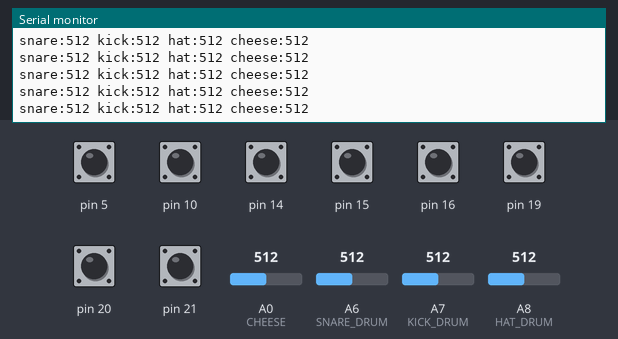
Recording of a sketch running on a simulated Arduino Leonardo, built with avr-gcc and run on an emulated ATmega32U4. Parts: the last lines printed to the serial monitor. Inputs (shaded band) come from the test bench; at power-on: pin 5, pin 10, pin 14–16, pin 19–21 HIGH, A0 (CHEESE) = 512, A6 (SNARE_DRUM) = 512, A7 (KICK_DRUM) = 512, A8 (HAT_DRUM) = 512.

Above: at 1.2 s.
1.3 s: A0 (CHEESE) set to 490
At 2.3 s:
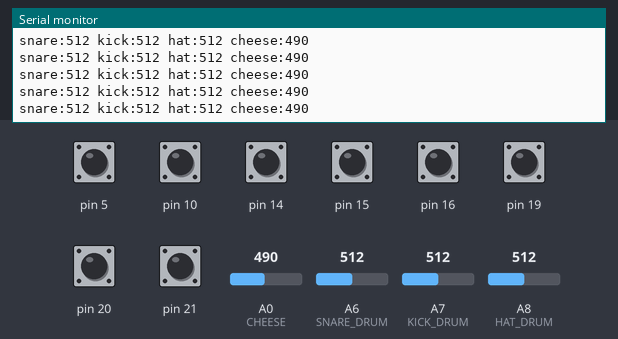
2.8 s: A6 (SNARE_DRUM) set to 490
At 3.8 s:
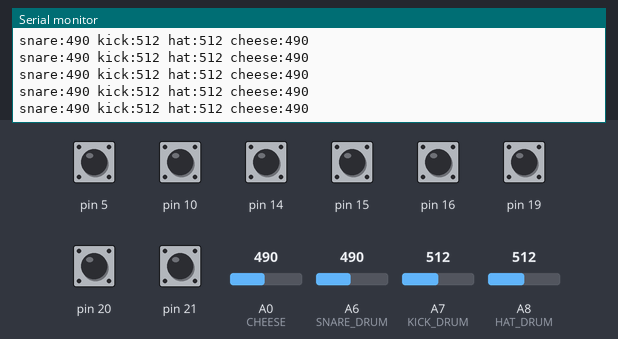
4.3 s: A7 (KICK_DRUM) set to 490
At 4.9 s:
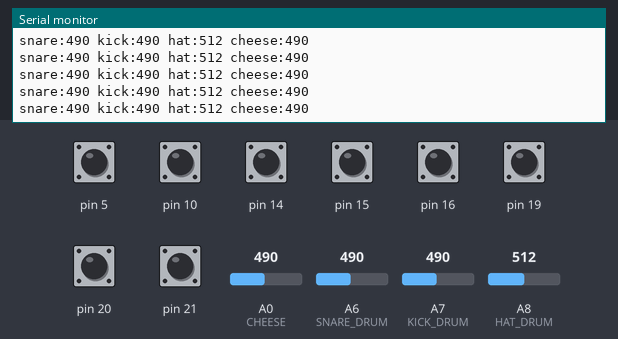
5.8 s: A8 (HAT_DRUM) set to 490
At 6.9 s:
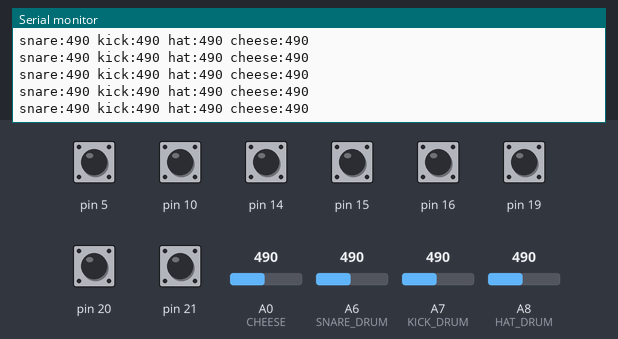
7.3 s: A0 (CHEESE) set to 510
At 8.0 s:
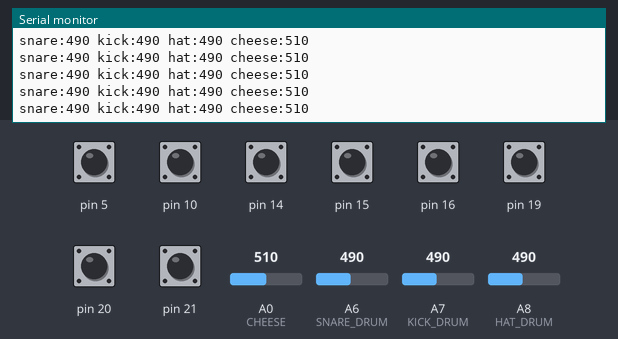
8.8 s: A6 (SNARE_DRUM) set to 510
At 9.9 s:
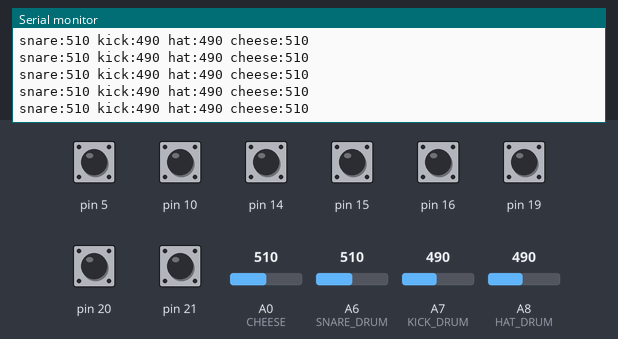
Timing chart, 0 to 11.3 s (numbered marks = the images above; inputs shaded):
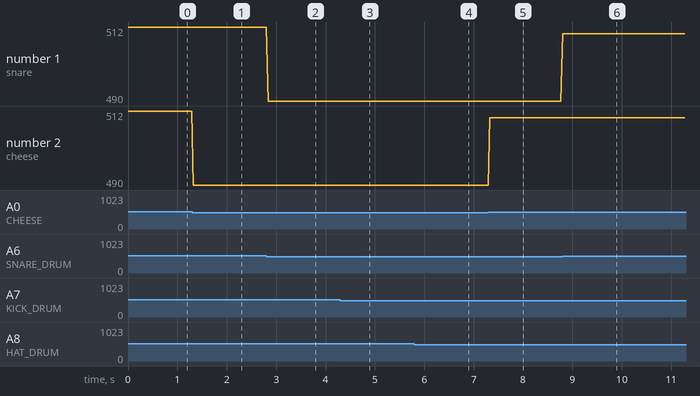

The sketch:

MusicMeal.ino
```cpp
/*
 * MusicMeal
 * Final Project of DXARTS 490 - E-textile & Wearable in Art and Design
 *
 * Created: Dec 2019
 * Author: Caspian Coberly & Jason Gao
 */

#include <MIDIUSB.h>
#include <CapacitiveSensor.h>

#define SNARE_DRUM A6
#define KICK_DRUM A7
#define HAT_DRUM A8

#define CHEESE A0

#define SEND_PIN 9
const byte receivers[] = {10, 16, 14, 15, 5, 19, 20, 21};
CapacitiveSensor notes[] = {
  CapacitiveSensor(9, 10),
  CapacitiveSensor(9, 16),
  CapacitiveSensor(9, 14),
  CapacitiveSensor(9, 15),
  CapacitiveSensor(9, 5),
  CapacitiveSensor(9, 19),
  CapacitiveSensor(9, 20),
  CapacitiveSensor(9, 21)
};
bool notesStatus[] = {false, false, false, false, false, false, false, false};

const long debounceDuration = 100;
const long noteDuration = 100;

unsigned long snareTime = 0;
unsigned long hatTime = 0;
unsigned long kickTime = 0;

bool onSnare = false;
bool onHat = false;
bool onKick = false;

void setup() {
  Serial.begin(9600);

  // initial eight capacitive sensors
  for (int i = 0; i < 8; i++) {
//    notes[i].set_CS_AutocaL_Millis(0xFFFFFFFF);
  }
}

void loop() {
  // Get drums' value
  int snareValue = analogRead(SNARE_DRUM);
  int kickValue = analogRead(KICK_DRUM);
  int hatValue = analogRead(HAT_DRUM);
  int cheeseValue = analogRead(CHEESE);

  // Debug
  Serial.print("snare:");
  Serial.print(snareValue);
  Serial.print(" kick:");
  Serial.print(kickValue);
  Serial.print(" hat:");
  Serial.print(hatValue);
  Serial.print(" cheese:");
  Serial.print(cheeseValue);
  Serial.println();

  unsigned long currentTime = millis();

  // Cheese
  int sliderValue = map(cheeseValue, 550, 1023, 0, 127);
  controlChange(0, 12, sliderValue);

  // Snare
  if (!onSnare && snareValue > 300 && currentTime - snareTime > debounceDuration) {
    noteOn(0, 44, 64);
    snareTime = currentTime;
    onSnare = true;
  }
  if (onSnare && currentTime - snareTime > noteDuration) {
    noteOff(0, 44, 64);
    onSnare = false;
  }

  // Hat
  if (!onHat && hatValue > 160 && currentTime - hatTime > debounceDuration) {
    noteOn(0, 45, 64);
    hatTime = currentTime;
    onHat = true;
  }
  if (onHat && currentTime - hatTime > noteDuration) {
    noteOff(0, 45, 64);
    onHat = false;
  }

  // Kick
  if (!onKick && kickValue > 260 && currentTime - kickTime > debounceDuration) {
    noteOn(0, 46, 64);
    kickTime = currentTime;
    onKick = true;
  }
  if (onKick && currentTime - kickTime > noteDuration) {
    noteOff(0, 46, 64);
    onKick = false;
  }

  // Get note value
  for (int i = 0; i < 8; i++) {
    int value = notes[i].capacitiveSensor(30);

    if (value >= 500 && !notesStatus[i]) {
      noteOn(0, 36 + i, 64);
      notesStatus[i] = true;
    }
    if (value < 500 && notesStatus[i]) {
      noteOff(0, 36 + i, 64);
      notesStatus[i] = false;
    }
  }

  MidiUSB.flush();

  // controlChange(0, 10, 65); // Set the value of controller 10 on channel 0 to 65
  delay(10);
}


// Functions for MIDI output

void noteOn(byte channel, byte pitch, byte velocity) {
  midiEventPacket_t noteOn = {0x09, 0x90 | channel, pitch, velocity};
  MidiUSB.sendMIDI(noteOn);
}

void noteOff(byte channel, byte pitch, byte velocity) {
  midiEventPacket_t noteOff = {0x08, 0x80 | channel, pitch, velocity};
  MidiUSB.sendMIDI(noteOff);
}

void controlChange(byte channel, byte control, byte value) {
  midiEventPacket_t event = {0x0B, 0xB0 | channel, control, value};
  MidiUSB.sendMIDI(event);
}
```

Measured:
- after the input at 1.3 s, the serial monitor: prints a new line at once (image 1)
- after the input at 2.8 s, the serial monitor: prints a new line at once (image 2)
- after the input at 4.3 s, the serial monitor: prints a new line at once (image 3)
- after the input at 5.8 s, the serial monitor: prints a new line at once (image 4)
- after the input at 7.3 s, the serial monitor: prints a new line at once (image 5)
- after the input at 8.8 s, the serial monitor: prints a new line at once (image 6)
- plotted number 2: 512 → 490 after the input at 1.3 s, 490 → 510 after the input at 7.3 s
